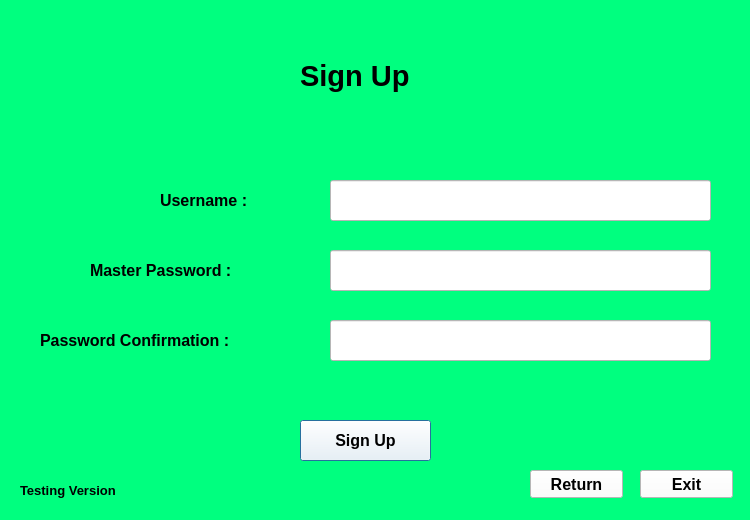
<?xml version="1.0" encoding="UTF-8"?>
<ui version="4.0">
 <class>Dialog</class>
 <widget class="QDialog" name="Dialog">
  <property name="geometry">
   <rect>
    <x>0</x>
    <y>0</y>
    <width>750</width>
    <height>520</height>
   </rect>
  </property>
  <property name="font">
   <font>
    <family>MS Sans Serif</family>
    <pointsize>12</pointsize>
    <weight>75</weight>
    <bold>true</bold>
    <strikeout>false</strikeout>
   </font>
  </property>
  <property name="windowTitle">
   <string>Sign Up</string>
  </property>
  <property name="styleSheet">
   <string notr="true">background-color: rgb(0, 255, 127);</string>
  </property>
  <widget class="QLabel" name="label">
   <property name="geometry">
    <rect>
     <x>300</x>
     <y>40</y>
     <width>161</width>
     <height>71</height>
    </rect>
   </property>
   <property name="font">
    <font>
     <family>MS Sans Serif</family>
     <pointsize>22</pointsize>
     <weight>75</weight>
     <bold>true</bold>
     <strikeout>false</strikeout>
    </font>
   </property>
   <property name="text">
    <string>Sign Up</string>
   </property>
  </widget>
  <widget class="QLabel" name="label_2">
   <property name="geometry">
    <rect>
     <x>160</x>
     <y>180</y>
     <width>141</width>
     <height>41</height>
    </rect>
   </property>
   <property name="font">
    <font>
     <family>MS Sans Serif</family>
     <pointsize>12</pointsize>
     <weight>75</weight>
     <bold>true</bold>
     <strikeout>false</strikeout>
    </font>
   </property>
   <property name="styleSheet">
    <string notr="true"/>
   </property>
   <property name="text">
    <string>Username :</string>
   </property>
  </widget>
  <widget class="QLabel" name="label_3">
   <property name="geometry">
    <rect>
     <x>90</x>
     <y>250</y>
     <width>181</width>
     <height>41</height>
    </rect>
   </property>
   <property name="font">
    <font>
     <family>MS Sans Serif</family>
     <pointsize>12</pointsize>
     <weight>75</weight>
     <bold>true</bold>
     <strikeout>false</strikeout>
    </font>
   </property>
   <property name="styleSheet">
    <string notr="true"/>
   </property>
   <property name="text">
    <string>Master Password :</string>
   </property>
  </widget>
  <widget class="QLabel" name="label_4">
   <property name="geometry">
    <rect>
     <x>40</x>
     <y>320</y>
     <width>241</width>
     <height>41</height>
    </rect>
   </property>
   <property name="font">
    <font>
     <family>MS Sans Serif</family>
     <pointsize>12</pointsize>
     <weight>75</weight>
     <bold>true</bold>
     <strikeout>false</strikeout>
    </font>
   </property>
   <property name="text">
    <string>Password Confirmation :</string>
   </property>
  </widget>
  <widget class="QPushButton" name="Sign_Up">
   <property name="geometry">
    <rect>
     <x>300</x>
     <y>420</y>
     <width>131</width>
     <height>41</height>
    </rect>
   </property>
   <property name="font">
    <font>
     <family>MS Sans Serif</family>
     <pointsize>12</pointsize>
     <weight>75</weight>
     <bold>true</bold>
     <strikeout>false</strikeout>
    </font>
   </property>
   <property name="styleSheet">
    <string notr="true">background-color: rgb(255, 255, 255);</string>
   </property>
   <property name="text">
    <string>Sign Up</string>
   </property>
  </widget>
  <widget class="QLabel" name="label_5">
   <property name="geometry">
    <rect>
     <x>20</x>
     <y>480</y>
     <width>131</width>
     <height>20</height>
    </rect>
   </property>
   <property name="font">
    <font>
     <family>MS Sans Serif</family>
     <pointsize>10</pointsize>
     <weight>75</weight>
     <bold>true</bold>
    </font>
   </property>
   <property name="text">
    <string>Testing Version</string>
   </property>
  </widget>
  <widget class="QPushButton" name="Exit">
   <property name="geometry">
    <rect>
     <x>640</x>
     <y>470</y>
     <width>93</width>
     <height>28</height>
    </rect>
   </property>
   <property name="font">
    <font>
     <family>MS Sans Serif</family>
     <pointsize>12</pointsize>
     <weight>75</weight>
     <bold>true</bold>
    </font>
   </property>
   <property name="styleSheet">
    <string notr="true">background-color: rgb(255, 255, 255);</string>
   </property>
   <property name="text">
    <string>Exit</string>
   </property>
  </widget>
  <widget class="QPushButton" name="ReturnButton">
   <property name="geometry">
    <rect>
     <x>530</x>
     <y>470</y>
     <width>93</width>
     <height>28</height>
    </rect>
   </property>
   <property name="font">
    <font>
     <family>MS Sans Serif</family>
     <pointsize>12</pointsize>
     <weight>75</weight>
     <bold>true</bold>
    </font>
   </property>
   <property name="styleSheet">
    <string notr="true">background-color: rgb(255, 255, 255);</string>
   </property>
   <property name="text">
    <string>Return</string>
   </property>
  </widget>
  <widget class="QLineEdit" name="Username">
   <property name="geometry">
    <rect>
     <x>330</x>
     <y>180</y>
     <width>381</width>
     <height>41</height>
    </rect>
   </property>
   <property name="styleSheet">
    <string notr="true">background-color: rgb(255, 255, 255);</string>
   </property>
  </widget>
  <widget class="QLineEdit" name="MasterPassword">
   <property name="geometry">
    <rect>
     <x>330</x>
     <y>250</y>
     <width>381</width>
     <height>41</height>
    </rect>
   </property>
   <property name="styleSheet">
    <string notr="true">background-color: rgb(255, 255, 255);</string>
   </property>
  </widget>
  <widget class="QLineEdit" name="PasswordConfirmation">
   <property name="geometry">
    <rect>
     <x>330</x>
     <y>320</y>
     <width>381</width>
     <height>41</height>
    </rect>
   </property>
   <property name="styleSheet">
    <string notr="true">background-color: rgb(255, 255, 255);</string>
   </property>
  </widget>
 </widget>
 <resources/>
 <connections/>
</ui>
